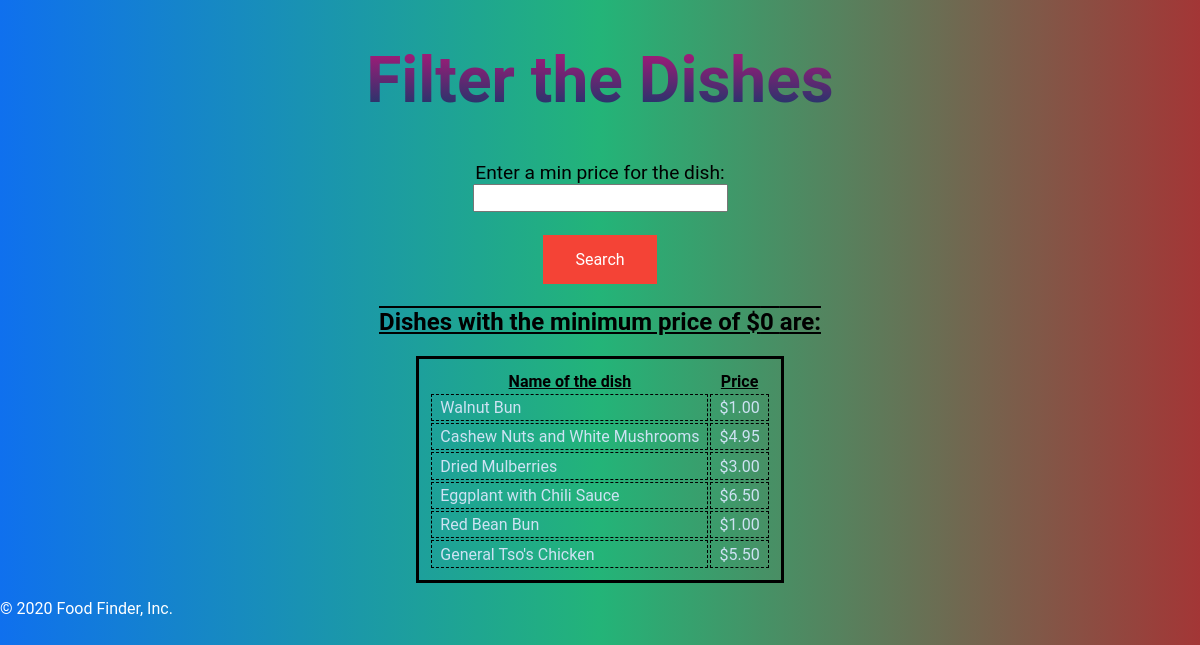
The page / on the database its author committed.
### tables this page shows
CREATE TABLE `dishes` (
  `dish_id` int(11) DEFAULT NULL,
  `dish_name` varchar(255) DEFAULT NULL,
  `price` decimal(4,2) DEFAULT NULL,
  `is_spicy` int(11) DEFAULT NULL
);

### index.php (the view, shortened to what this page needs)
<?php
require_once('database.php');
$min_price = filter_input(INPUT_POST, 'min_price',
        FILTER_VALIDATE_FLOAT);
if (!isset($min_price)) {
     if ($min_price == NULL || $min_price == FALSE) {
       $min_price = 0;
   }
}
$query = 'SELECT dish_name,
            price FROM dishes WHERE (price >= :min_price)
            ORDER BY dish_id';
$statement1 = $db->prepare($query);
$statement1->bindValue(':min_price', $min_price);
$statement1->execute();
$dishes = $statement1->fetchAll();
?>
<!DOCTYPE html>
<html lang="en">
<head>
    <link rel="stylesheet" href="./Assignment.css">
</head>
<body>
    <header>
        <h1>Filter the Dishes </h1>
    </header>
    <center>
    <main>
        <form action="." method="POST">
            <label for="price">Enter a min price for the dish: </label><br>
            <input type="number" name="min_price"><br><br>
            <button type="submit" value="search">Search</button>
        </form>
        <section>
            <h2>Dishes with the minimum price of $<?php echo $min_price; ?> are:</h2>
            <table>
            <tr>
                <th><u>Name of the dish</u></th>
                <th class="right"><u>Price</u></th>
            </tr>
            <?php foreach ($dishes as $dish) : ?>
            <tr>
                <td><?php echo $dish['dish_name']; ?></td>
                <td class="right"><?php echo "$",$dish['price']; ?></td>
            </tr>
            <?php endforeach; ?>
        </table>
        </section>
    </main></center>
    <footer>
    <p>&copy; <?php echo date("Y"); ?> Food Finder, Inc.</p>
    </footer>
</body>
</html>

### Assignment.css (style rules this page uses)
h1 { font-size: 4em; text-align: center; background: -webkit-linear-gradient(rgb(184, 22, 122),rgb(9, 59, 105)); -webkit-background-clip: text; -webkit-text-fill-color: transparent; }
h2 { text-decoration: underline overline; }
label { font-size: larger; }
input { text-align: center; font-size: larger; }
body { background: linear-gradient(to right, rgb(15, 112, 238), rgb(35, 180, 120), rgb(163, 54, 54)); font-family: 'Roboto',sans-serif; margin: 0 auto; }
button { font-family: 'Roboto',sans-serif; border: none; color: white; padding: 15px 32px; text-align: center; text-decoration: none; display: inline-block; font-size: 16px; margin: 4px 2px; cursor: pointer; background-color: #f44336; }
table { padding: 10px; color: rgb(205, 226, 243); border: solid black; }
td { border: 1px dashed black; padding: .2em .5em .2em .5em; vertical-align: top; text-align: left; }
th { color: black; }
footer { color: white; }

### rows shown on the page
dishes: dish_name "Walnut Bun", price "1.00"
dishes: dish_name "Cashew Nuts and White Mushrooms", price "4.95"
dishes: dish_name "Dried Mulberries", price "3.00"
dishes: dish_name "Eggplant with Chili Sauce", price "6.50"
dishes: dish_name "Red Bean Bun", price "1.00"
dishes: dish_name "General Tso's Chicken", price "5.50"

### other values the page prints
$min_price "0"
